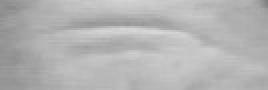
#> input picture berkerut/a33.jpg, 134 x 45 px, found by its file name (shown 2 times larger)
$ jupyter execute wrinkled_analysis.ipynb   (Python 2 division)   (older library calls are emulated)
#> lines starting #> are read from the running program, lines starting #| are printed output that depends on the picture; long printed decimals are rounded
[cell 1]
import cv2
import numpy as np
import matplotlib.pyplot as plt

image = cv2.imread('/media/fatchur/F8107C2D107BF0CC/kerut_wajah/berkerut/a33.jpg')
#> image is the input picture: shape (45, 134, 3); min 128, max 215, mean 179.7
image = cv2.cvtColor(image, cv2.COLOR_BGR2RGB)
image = cv2.GaussianBlur(image,(5,5),0)

plt.imshow(image)
plt.show()

[cell 2]
image_gray = cv2.cvtColor(image, cv2.COLOR_RGB2GRAY)

plt.imshow(image_gray,  cmap='gray')
plt.show()

[cell 3]
sobely = cv2.Sobel(image_gray, cv2.CV_8UC1, 0, 1, ksize=5)
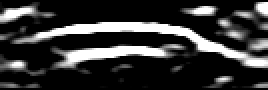
#> sobely: shape (45, 134) (shown 2 times larger); min 0, max 255, mean 53.9

plt.imshow(sobely,  cmap='gray')
plt.show()

[cell 4]
height, width= sobely.shape
#> height = 45; width = 134
param_1 = cv2.sumElems(sobely)[0]/(height * width)
#> param_1 = 53.88
print param_1
#| 53.883

[cell 5]
sobelx = cv2.Sobel(image_gray, cv2.CV_8UC1, 1, 0, ksize=5)
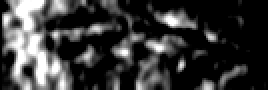
#> sobelx: shape (45, 134) (shown 2 times larger); min 0, max 255, mean 56.7

plt.imshow(sobelx,  cmap='gray')
plt.show()

[cell 6]
height, width= sobelx.shape
param_2 = cv2.sumElems(sobelx)[0]/(height * width)
#> param_2 = 56.68
print param_2
#| 56.683

[cell 7]
param_3 = param_1/param_2
#> param_3 = 0.951

[cell 8]
import math
def hitung_peluang(value, mean, deviasi):
#> called with value = 53.88, mean = 88.28, deviasi = 28
    n = math.exp(-0.5 * np.power(( value - mean) / deviasi, 2)) / math.sqrt(2 * 3.14 * np.power(deviasi,2))
#> n = 0.0067
    return n

[cell 9]
param1_mean1 = 88.2840072262
param2_mean1 = 59.3175663521
param3_mean1 = 1.57953378876

param1_std1 = 28.0029505813
param2_std1 = 16.3732625456
param3_std1 = 0.633547985698

param1_mean2 = 50.8260584039
param2_mean2 = 54.9008517827
param3_mean2 = 0.876938963721

param1_std2 = 33.0811826896
param2_std2 = 22.2577306876
param3_std2 = 0.418915046893

p1 = hitung_peluang(param_1, param1_mean1, param1_std1)
#> p1 = 0.0067
p2 = hitung_peluang(param_2, param2_mean1, param2_std1)
#> p2 = 0.0241
p3 = hitung_peluang(param_3, param3_mean1, param3_std1)
#> p3 = 0.385
total = 0.5 * p1 * p2 * p3
#> total = 3.1e-05
print p1, p2, p3, total
#| 0.0067 0.02406 0.3848 3.101533024887376e-05

[cell 10]
p1_2 = hitung_peluang(param_1, param1_mean2, param1_std2)
#> p1_2 = 0.012
p2_2 = hitung_peluang(param_2, param2_mean2, param2_std2)
#> p2_2 = 0.0179
p3_2 = hitung_peluang(param_3, param3_mean2, param3_std2)
#> p3_2 = 0.938
total_2 = 0.5 * p1_2 * p2_2 * p3_2
#> total_2 = 0.000101
print p1_2, p2_2, p3_2, total_2
#| 0.01201 0.01787 0.938 0.0001007

$ run again, with berkerut/a24.jpg copied over berkerut/a33.jpg
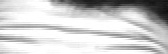
#> input picture berkerut/a24.jpg, 168 x 54 px, found by its file name
#> image is the input picture: shape (54, 168, 3); min 11, max 255, mean 204.2
#> `sobely = cv2.Sobel(image_gray, cv2.CV_8UC1, 0, 1, ksize=5)`:
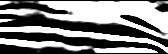
#> sobely: shape (54, 168); min 0, max 255, mean 130.5
#> param_1 = 130.5
#| 130.463
#> `sobelx = cv2.Sobel(image_gray, cv2.CV_8UC1, 1, 0, ksize=5)`:
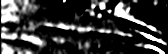
#> sobelx: shape (54, 168); min 0, max 255, mean 56.6
#> param_2 = 56.56
#| 56.558
#> param_3 = 2.31
#> n = 0.00458
#> p2 = 0.024
#> p3 = 0.326
#> total = 1.79e-05
#| 0.004583 0.02403 0.326 1.7948032202181942e-05
#> p1_2 = 0.000665
#> p2_2 = 0.0179
#> p3_2 = 0.00281
#> total_2 = 1.67e-08
#| 0.0006653 0.01788 0.002814 1.673788887996634e-08

$ run again, with berkerut/a27.jpg copied over berkerut/a33.jpg
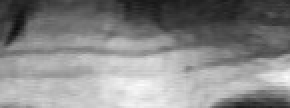
#> input picture berkerut/a27.jpg, 145 x 54 px, found by its file name (shown 2 times larger)
#> image is the input picture: shape (54, 145, 3); min 11, max 251, mean 135.3
#> `sobely = cv2.Sobel(image_gray, cv2.CV_8UC1, 0, 1, ksize=5)`:
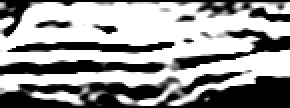
#> sobely: shape (54, 145) (shown 2 times larger); min 0, max 255, mean 150.7
#> param_1 = 150.7
#| 150.663
#> `sobelx = cv2.Sobel(image_gray, cv2.CV_8UC1, 1, 0, ksize=5)`:
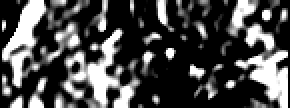
#> sobelx: shape (54, 145) (shown 2 times larger); min 0, max 255, mean 75.3
#> param_2 = 75.32
#| 75.318
#> param_3 = 2
#> n = 0.00119
#> p2 = 0.0151
#> p3 = 0.505
#> total = 4.55e-06
#| 0.001192 0.01512 0.5052 4.552262151810126e-06
#> p1_2 = 0.000127
#> p2_2 = 0.0118
#> p3_2 = 0.0261
#> total_2 = 1.95e-08
#| 0.000127 0.01177 0.02614 1.9530126804297998e-08

$ run again, with berkerut/a28.jpg copied over berkerut/a33.jpg
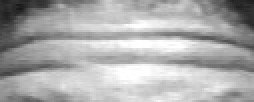
#> input picture berkerut/a28.jpg, 127 x 51 px, found by its file name (shown 2 times larger)
#> image is the input picture: shape (51, 127, 3); min 23, max 255, mean 171.5
#> `sobely = cv2.Sobel(image_gray, cv2.CV_8UC1, 0, 1, ksize=5)`:
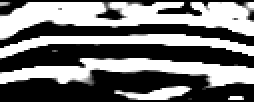
#> sobely: shape (51, 127) (shown 2 times larger); min 0, max 255, mean 117.5
#> param_1 = 117.5
#| 117.509
#> `sobelx = cv2.Sobel(image_gray, cv2.CV_8UC1, 1, 0, ksize=5)`:
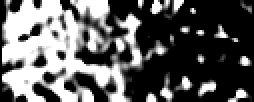
#> sobelx: shape (51, 127) (shown 2 times larger); min 0, max 255, mean 95.5
#> param_2 = 95.51
#| 95.511
#> param_3 = 1.23
#> n = 0.00827
#> p2 = 0.00212
#> p3 = 0.541
#> total = 4.74e-06
#| 0.008266 0.002118 0.5411 4.73565071890019e-06
#> p1_2 = 0.00158
#> p2_2 = 0.00339
#> p3_2 = 0.667
#> total_2 = 1.79e-06
#| 0.001582 0.003394 0.6674 1.7911918147091587e-06
